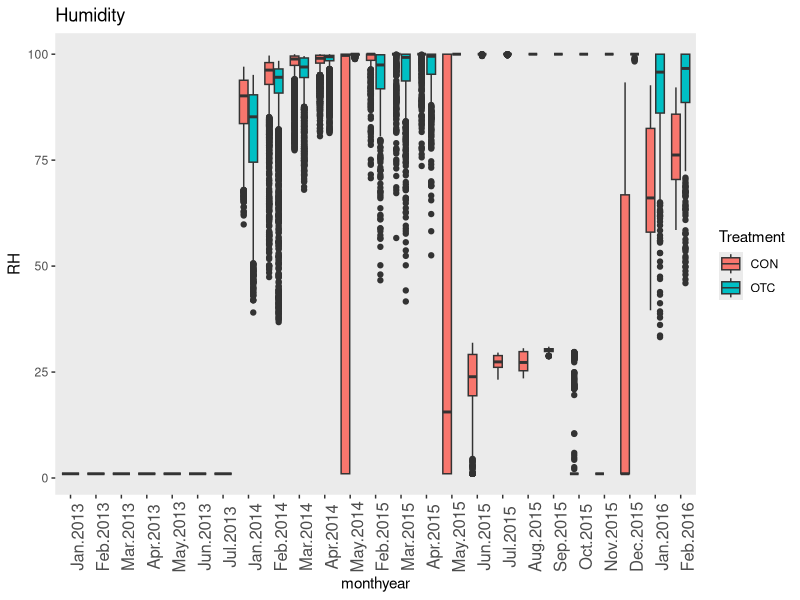
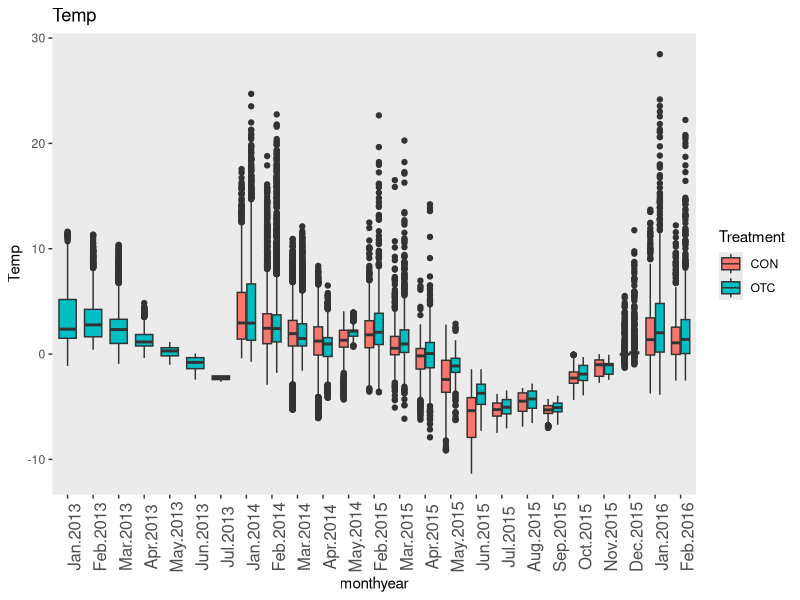
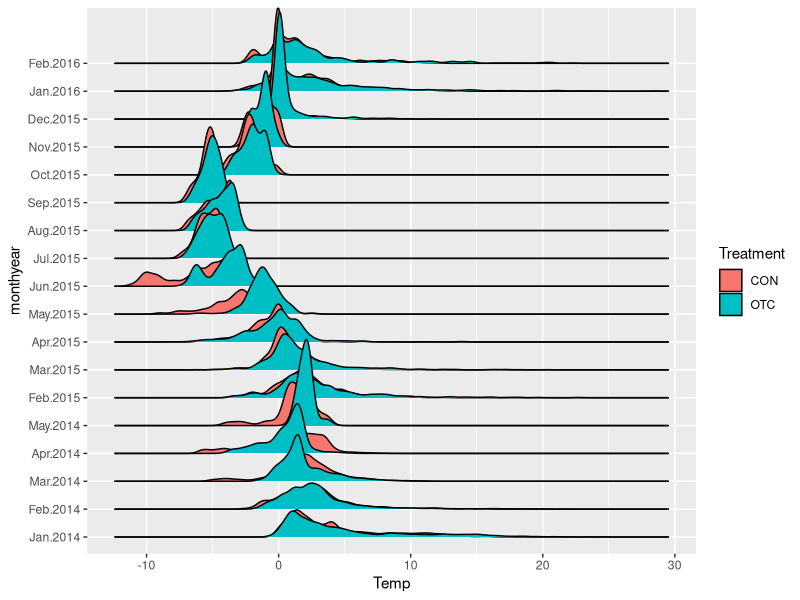
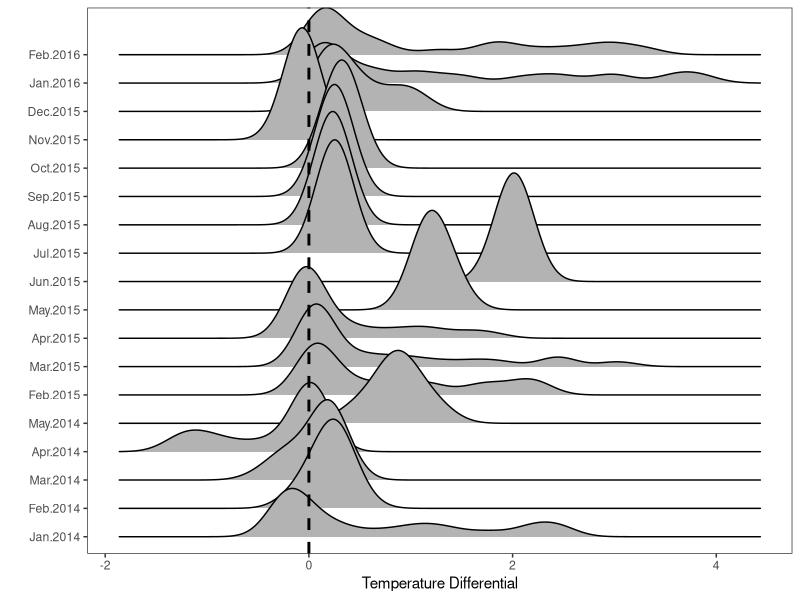
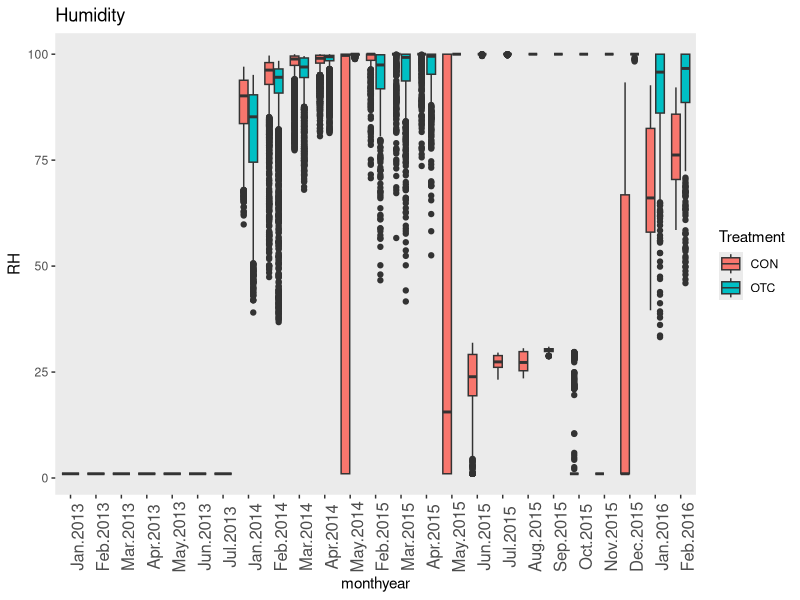
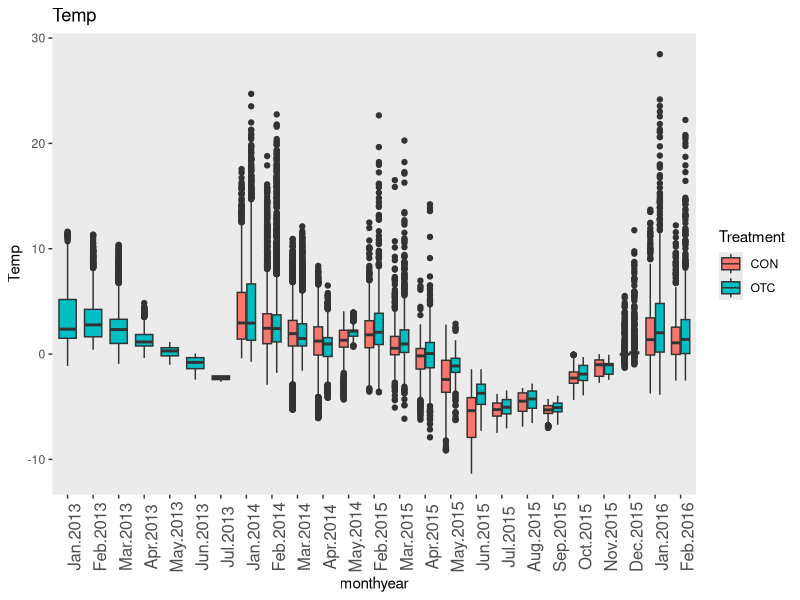
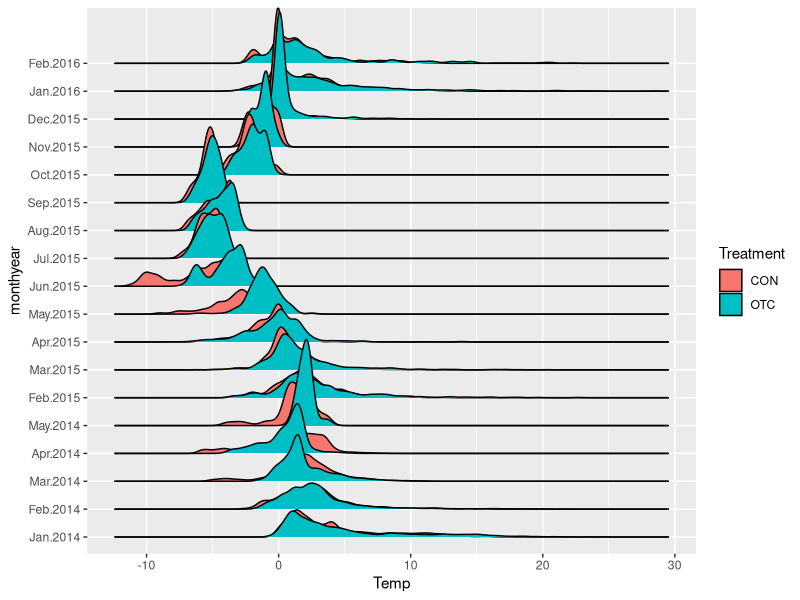
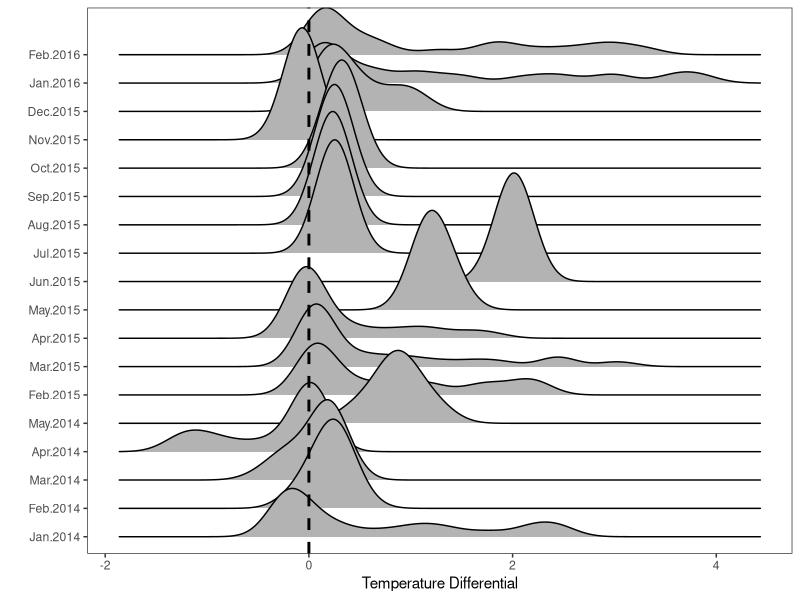

Write R code to recreate these figures, in order.
## ---- chunk 1
hoboallyears<-read.csv("JC_Hobo_Master.csv")
library(lubridate)
library(ggplot2)
library(tidyverse)
library(plyr)
library(ggridges)
## ---- chunk 2

head(hoboallyears)
length(hoboallyears$Date.Time)
#drop na values
hoboallyearsa<-na.omit(hoboallyears)
length(hoboallyears$Date.Time)
#looks like there were no NA values
#create wanted time variables via lubridate
hoboallyearsa$day<-day(mdy_hm(hoboallyearsa$Date.Time))
hoboallyearsa$month<-month(mdy_hm(hoboallyearsa$Date.Time), label = TRUE)
hoboallyearsa$year<-year(mdy_hm(hoboallyearsa$Date.Time))
hoboallyearsa$date<-as.character(paste(hoboallyearsa$month, hoboallyearsa$day, sep = ""))
hoboallyearsa$time<-paste(c(hour(mdy_hm(hoboallyearsa$Date.Time))), minute(mdy_hm(hoboallyearsa$Date.Time)), sep=":")
hoboallyearsa$julian<-yday(date(mdy_hm(hoboallyearsa$Date.Time)))
hoboallyearsa$monthyear<-as.factor(paste(hoboallyearsa$month, hoboallyearsa$year, sep = "."))
## ---- chunk 3
american2013<-subset(hoboallyearsa, date == "NANA")
chilean2013<-subset(hoboallyearsa, year == "2013")
restofdata<-subset(hoboallyearsa, year != "2013" & date != "NANA")
length(american2013[,1])+length(chilean2013[,1])+length(restofdata[,1])
head(american2013)

#convert chilean (dmy) dates
chilean2013$day<-day(dmy_hm(chilean2013$Date.Time))
chilean2013$month<-month(dmy_hm(chilean2013$Date.Time), label = TRUE)
chilean2013$year<-year(dmy_hm(chilean2013$Date.Time))
chilean2013$date<-as.character(paste(chilean2013$month, chilean2013$day, sep = ""))
chilean2013$time<-paste(c(hour(dmy_hm(chilean2013$Date.Time))), minute(dmy_hm(chilean2013$Date.Time)), sep=":")
chilean2013$julian<-yday(date(dmy_hm(chilean2013$Date.Time)))
chilean2013$monthyear<-as.factor(paste(chilean2013$month, chilean2013$year, sep = "."))

#should be able to process via lubridate now
american2013$day<-day(mdy_hms(american2013$Date.Time))
american2013$month<-month(mdy_hms(american2013$Date.Time), label = TRUE)
american2013$year<-year(mdy_hms(american2013$Date.Time))
american2013$date<-as.character(paste(american2013$month, american2013$day, sep = ""))
american2013$time<-paste(c(hour(mdy_hms(american2013$Date.Time))), minute(mdy_hms(american2013$Date.Time)), sep=":")
american2013$julian<-yday(date(mdy_hms(american2013$Date.Time)))
american2013$monthyear<-as.factor(paste(american2013$month, american2013$year, sep = "."))


#now need to stitch together "american2013", "chilean2013", and "restofdata"

hobosfullset<-full_join(restofdata, chilean2013)
hobosfullset<-full_join(hobosfullset, american2013)
length(hobosfullset)
## ---- chunk 4
levels(hobosfullset$monthyear)

#yearmonth is not a factor, need to coerce it into factor format
hobosfullset$monthyear<-as.factor(hobosfullset$monthyear)
levels(hobosfullset$monthyear)

#now monthyear is a factor but levels are not in temporal order, need to put them in order

hobosfullset$monthyear<-factor(hobosfullset$monthyear, levels = c("Jan.2013", "Feb.2013", "Mar.2013", "Apr.2013", "May.2013", "Jun.2013", "Jul.2013", "Jan.2014", "Feb.2014", "Mar.2014", "Apr.2014", "May.2014", "Feb.2015", "Mar.2015", 
                                                                   "Apr.2015", "May.2015", "Jun.2015", "Jul.2015", "Aug.2015", "Sep.2015", "Oct.2015", "Nov.2015", "Dec.2015", "Jan.2016", "Feb.2016")) 

levels(hobosfullset$monthyear)

#hobosfullset$monthyear, gsub(":[[:digit:]]+", "", hobosfullset$time)

#now in order!
## ---- chunk 5
#summarise by month
sumjchobos<- ddply(hobosfullset, c("monthyear","Treatment"), summarise,
                         NTemp  = length(Temp),
                         meanTemp = mean(Temp),
                         sdTemp   = sd(Temp),
                         seTemp = sdTemp / sqrt(NTemp),
                         min = min(Temp),
                         max = max(Temp),
                        
                        NRH  = length(RH),
                        meanRH = mean(RH),
                        sdRH   = sd(RH),
                        seRH = sdRH / sqrt(NRH),
                        min = min(RH),
                        max = max(RH)
                        
                       
)
sumjchobos$CITemp<-sumjchobos$seTemp*1.96
sumjchobos$CIRH<-sumjchobos$seRH*1.96

head(sumjchobos)

write.csv(sumjchobos, "sumjchobos.csv")
## ---- chunk 6
#plotting humidity
hoboshumidity<-ggplot(data = hobosfullset, aes(monthyear, RH, fill = Treatment))+
  geom_boxplot() + 
  ggtitle("Humidity")+
theme(#axis.title.x = element_blank(),
  #axis.title.y = element_blank(),
  axis.text.x  = element_text(angle = 90, vjust=1, size=12),
  panel.grid.minor.x=element_blank(),
  panel.grid.major.x=element_blank(),
  panel.grid.minor.y=element_blank(),
  panel.grid.major.y=element_blank())
  
hoboshumidity  

hobostemp<-ggplot(data = hobosfullset, aes(monthyear, Temp, fill = Treatment))+
  geom_boxplot()+  
  ggtitle("Temp")+
  theme(#axis.title.x = element_blank(),
    #axis.title.y = element_blank(),
    axis.text.x  = element_text(angle = 90, vjust=1, size=12),
    panel.grid.minor.x=element_blank(),
    panel.grid.major.x=element_blank(),
    panel.grid.minor.y=element_blank(),
    panel.grid.major.y=element_blank())

hobostemp 

pdf(file="hoboshumidity.pdf", width = 12, height = 11, family = "Helvetica")
hoboshumidity
dev.off()

pdf(file="hobostemp.pdf",width=12, height=11, family = "Helvetica")
hobostemp
dev.off()

## ---- chunk 7

hobostempridges<-ggplot(data = subset(hobosfullset, year != "2013"), aes(x=Temp, y=monthyear, fill=Treatment))+
  geom_density_ridges(scale=4)

hobostempridges

pdf(file="hobostempridges.pdf", width =12, height=11, family = "Helvetica")
hobostempridges
dev.off()

#what about a ridgeplot of difference values (OTC-CON across time, positive values indicate heating, negative indicate cooler than control)
#minutes and seconds might be off, but should be able to do this by hour of the day 

differentialdata<-hobosfullset
differentialdata$hour<-gsub(":[[:digit:]]+", "", differentialdata$time)
differentialdata$hour

differentialdata<-unite(differentialdata, datehour, monthyear, hour, remove=FALSE)
head(differentialdata)

differentialdata1<-subset(differentialdata, year != "2013")




sumdifferential<- ddply(differentialdata1, c("datehour","Treatment"), summarise,
                   NTemp  = length(Temp),
                   meanTemp = mean(Temp),
                   sdTemp   = sd(Temp),
                   seTemp = sdTemp / sqrt(NTemp),
                   min = min(Temp),
                   max = max(Temp),
                   
                   NRH  = length(RH),
                   meanRH = mean(RH),
                   sdRH   = sd(RH),
                   seRH = sdRH / sqrt(NRH),
                   min = min(RH),
                   max = max(RH)
                   
                   
)

head(sumdifferential)

diffhours<-unique(sumdifferential$datehour)
diffmonths<-gsub("_[[:digit:]]+", "", diffhours)
diffmonths

cont<-grep("CON", sumdifferential$Treatment)
otc<-grep("OTC", sumdifferential$Treatment)

difftemps<-sumdifferential$meanTemp[otc]-sumdifferential$meanTemp[cont]
differentials<-data.frame(diffhours, difftemps, diffmonths)

differentials$diffmonths<-factor(differentials$diffmonths, levels = c("Jan.2014", "Feb.2014", "Mar.2014", "Apr.2014", "May.2014", "Feb.2015", "Mar.2015", 
                                                                  "Apr.2015", "May.2015", "Jun.2015", "Jul.2015", "Aug.2015", "Sep.2015", "Oct.2015", "Nov.2015", "Dec.2015", "Jan.2016", "Feb.2016")) 



hobosdiffridges<-ggplot(data = differentials, aes(x=difftemps, y=diffmonths))+
  geom_density_ridges(scale=4)+
  geom_vline(xintercept = 0, size= 1, linetype= 2)+
  theme_bw()+
  theme(panel.grid.minor.y=element_blank(),
           panel.grid.major.y=element_blank(),
        panel.grid.minor.x=element_blank(),
        panel.grid.major.x=element_blank())+
  xlab("Temperature Differential")+
  ylab("")
  

hobosdiffridges

pdf(file="hobosdiffridges.pdf", width =12, height=11, family = "Helvetica")
hobosdiffridges
dev.off()

png(file="hobosdiffridgespnd.png", width=1150, height=1150, res=150)
hobosdiffridges
dev.off()
